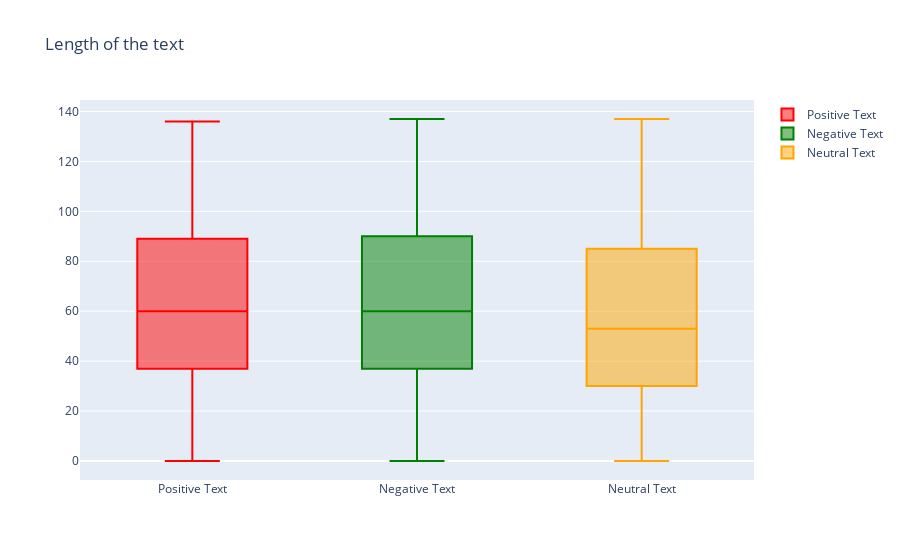

Notebook cell for this chart:
### Code cell
trace0 = go.Box(
    y=pos['text_length'],
    name = 'Positive Text',
    marker = dict(
        color = 'red',
    )
)

trace1 = go.Box(
    y=neg['text_length'],
    name = 'Negative Text',
    marker = dict(
        color = 'green',
    )
)

trace2 = go.Box(
    y=neutral['text_length'],
    name = 'Neutral Text',
    marker = dict(
        color = 'orange',
    )
)
data = [trace0, trace1, trace2]
layout = go.Layout(
    title = "Length of the text"
)

fig = go.Figure(data=data,layout=layout)
iplot(fig, filename = "Length of the text of different polarities")

### Figure 1 — Plotly figure (JSON) as saved in the notebook; plotly's stock layout.template omitted (floating-point values rounded to 4 significant figures; data arrays with more than 128 entries replaced by an {"elided": "..."} marker saying what was removed)
{"data": [{"marker": {"color": "red"}, "name": "Positive Text", "type": "box", "y": {"elided": "8582 int values"}}, {"marker": {"color": "green"}, "name": "Negative Text", "type": "box", "y": {"elided": "7781 int values"}}, {"marker": {"color": "orange"}, "name": "Neutral Text", "type": "box", "y": {"elided": "11117 int values"}}], "layout": {"title": {"text": "Length of the text"}}}
